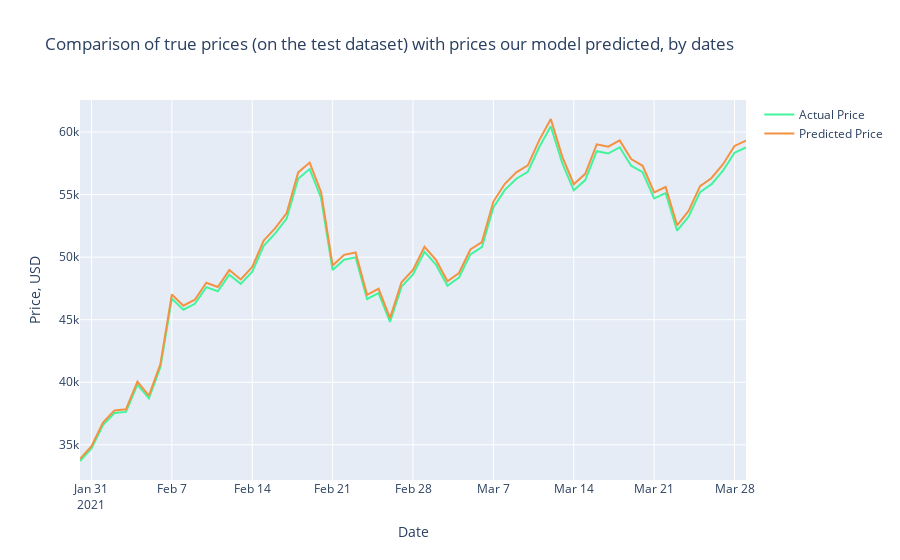

Source (notebook cell):
### Markdown cell above
We can see, that the RMSE has been reduced significantly. This means that our experiment was successful. On the plot below you can see the difference between predictions and true test labels.

### Code cell
trace1 = go.Scatter(x=Test_Dates, y=Y_test2_inverse, name= 'Actual Price', 
                   line = dict(color = ('rgb(66, 244, 155)'),width = 2))
trace2 = go.Scatter(x=Test_Dates, y=predictions_new, name= 'Predicted Price',
                   line = dict(color = ('rgb(244, 146, 65)'),width = 2))
data = [trace1, trace2]
layout = dict(title = 'Comparison of true prices (on the test dataset) with prices our model predicted, by dates',
             xaxis = dict(title = 'Date'), yaxis = dict(title = 'Price, USD'))
fig = dict(data=data, layout=layout)
py.iplot(fig, filename='results_demonstrating2')
